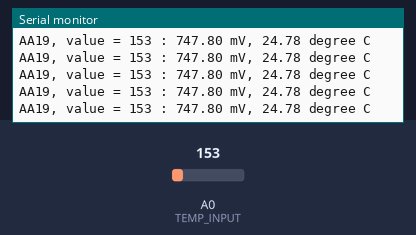
Bench run of a sketch on a simulated Arduino Uno, built with avr-gcc and run on an emulated ATmega328P. Shown: the last lines printed to the serial monitor. The inputs (shaded band) are chosen by the test bench; at power-on: A0 (TEMP_INPUT) = 153.

Above: at 1.2 s.
1.3 s: A0 (TEMP_INPUT) set to 135
At 1.32 s:
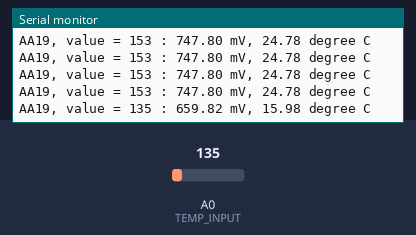
4.3 s: A0 (TEMP_INPUT) set to 114
At 4.37 s:
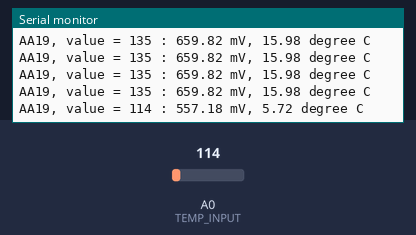
Timing chart, 0 to 7.3 s (numbered marks = the images above; inputs shaded):
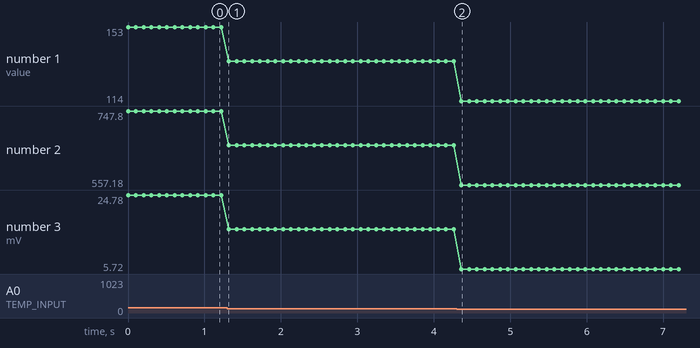

The sketch:

tmp36_start.ino
```cpp
//
// AA00, TMP36 sensor
//

#define TEMP_INPUT 0
// or  int TEMP_INPUT = 0;

void setup() {
  Serial.begin(9600);
}

void loop() {
   //getting the voltage reading from the temperature sensor
  int value = analogRead(TEMP_INPUT);
  // Print value
  Serial.print("AA19, value = ");
  Serial.print(value);
  Serial.print(" : ");

  float voltage = value * 5.0 * 1000;
  voltage /= 1023.0;

  Serial.print(voltage);
  Serial.print(" mV, ");

  float temperatureC = (voltage-500) / 10;
  Serial.print(temperatureC);
  Serial.println(" degree C");

  delay(100);
}
```

Measured:
- after the input at 1.3 s, the serial monitor: prints a new line at once (image 1)
- after the input at 4.3 s, the serial monitor: prints a new line after 0.06 s (image 2)
- plotted number 1: 153 → 135 after the input at 1.3 s, 135 → 114 after the input at 4.3 s
- plotted number 2: 747.8 → 659.82 after the input at 1.3 s, 659.82 → 557.18 after the input at 4.3 s
- plotted number 3: 24.78 → 15.98 after the input at 1.3 s, 15.98 → 5.72 after the input at 4.3 s
